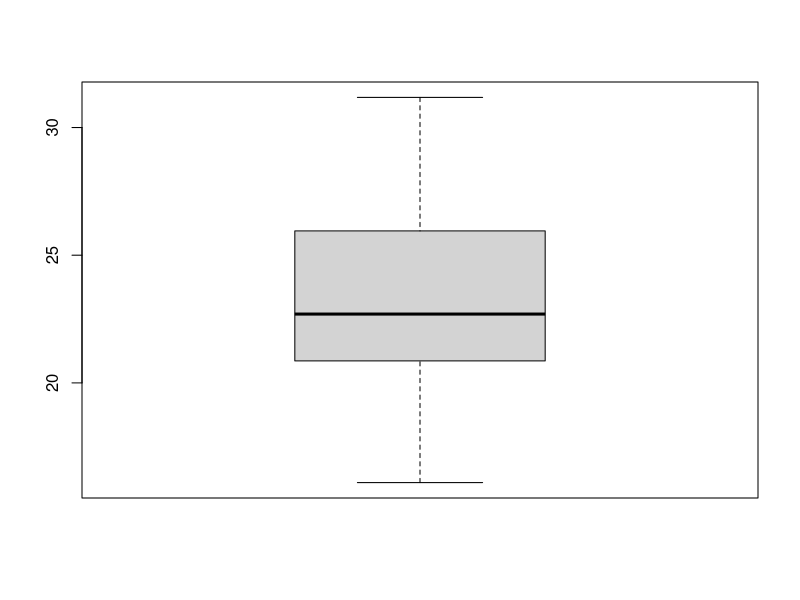
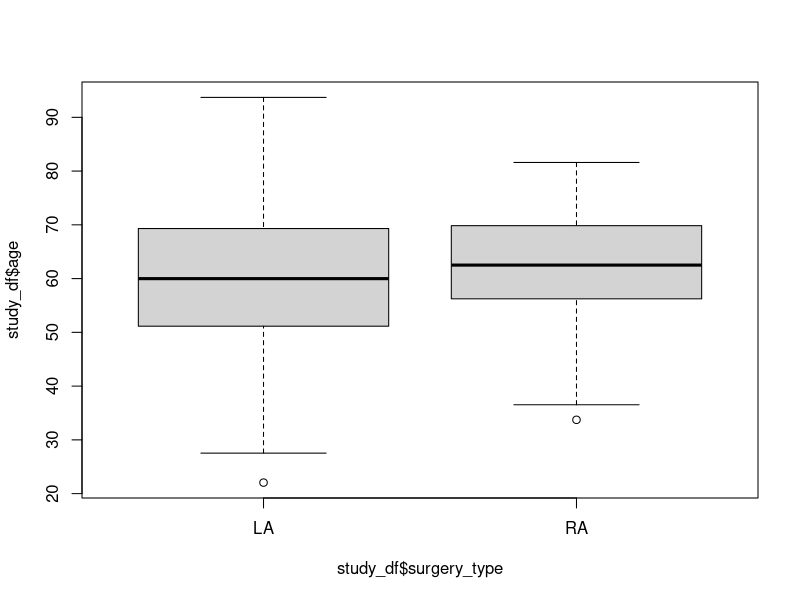
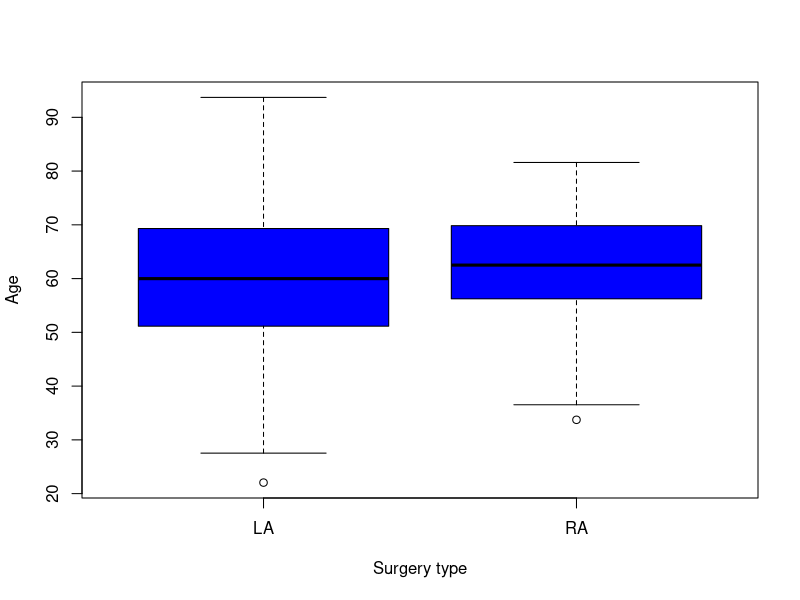
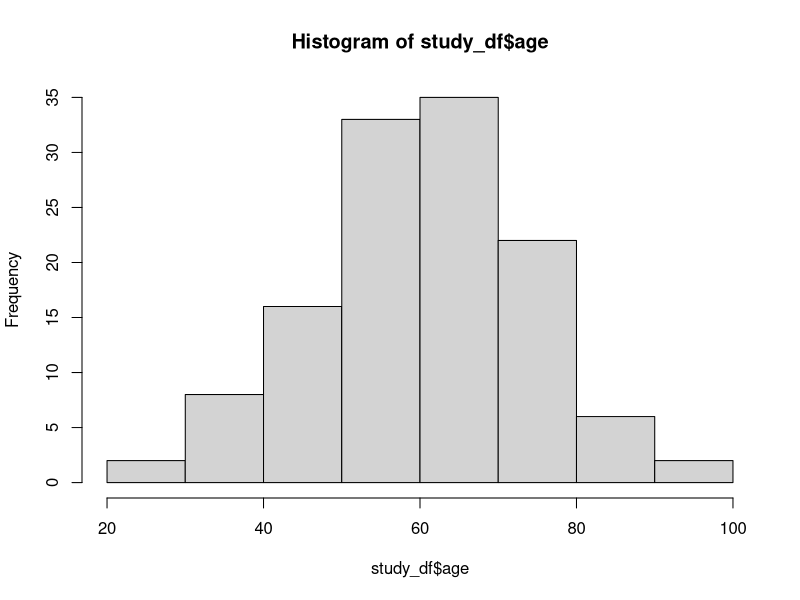
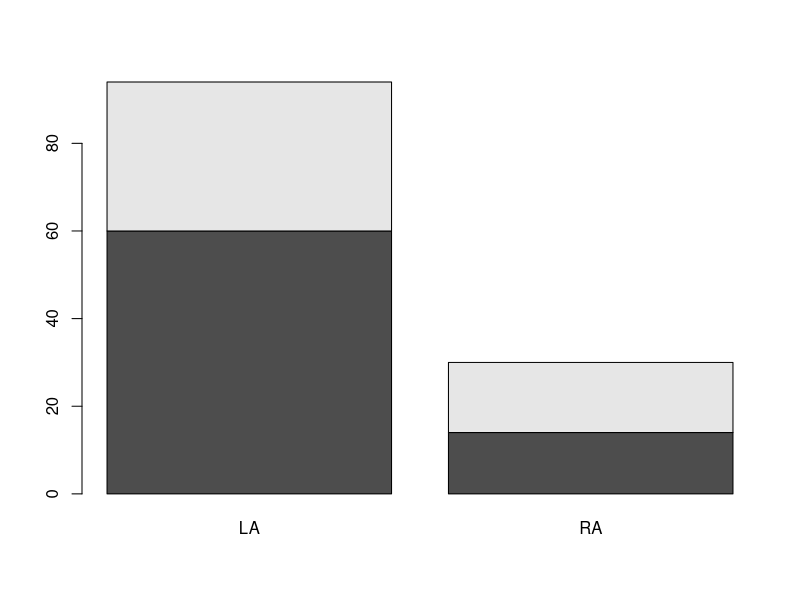
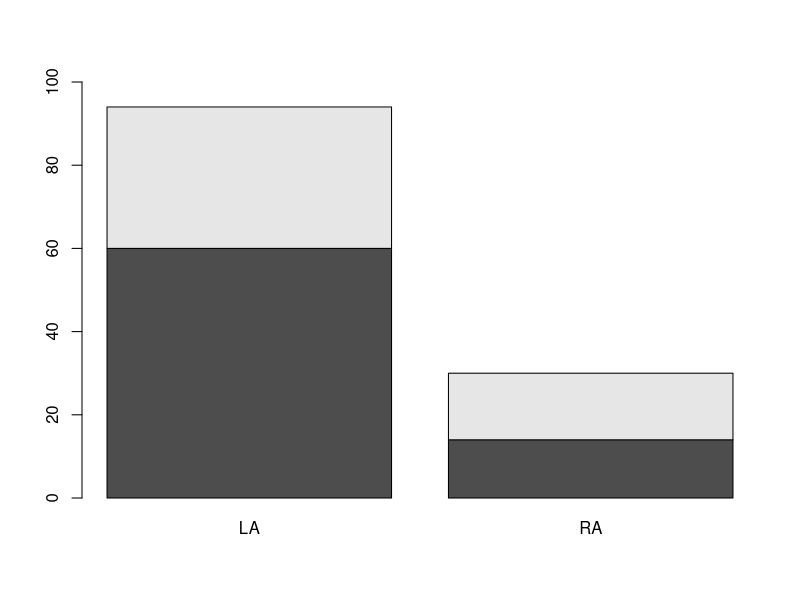
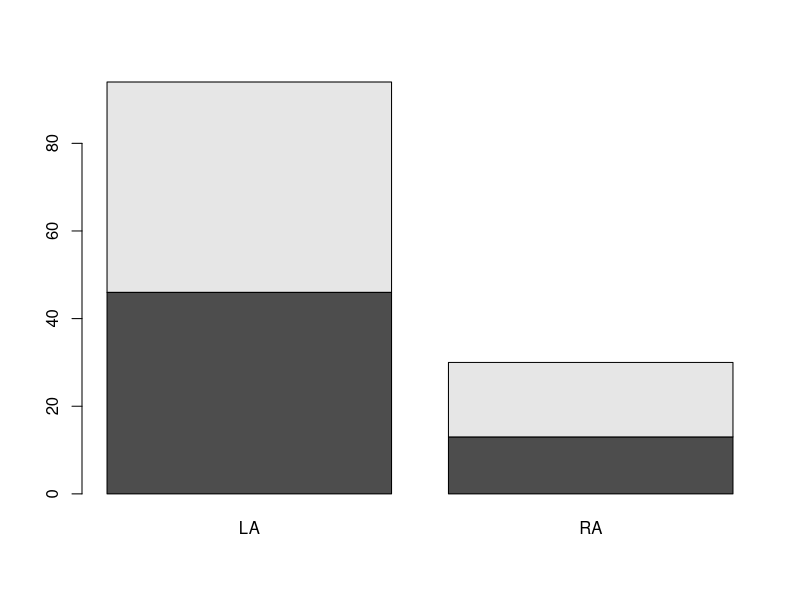
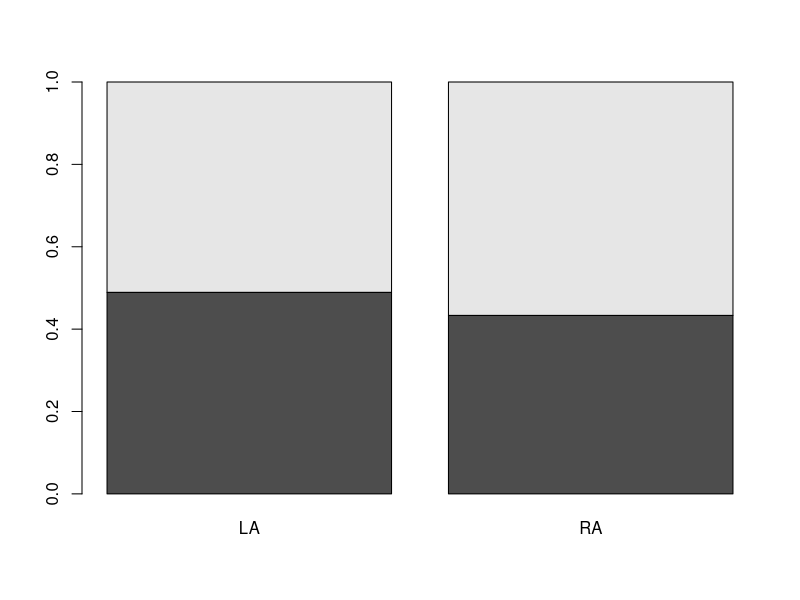

Reproduce these figures in R, in order.
## ---- chunk 1
knitr::opts_chunk$set(echo = TRUE)
## ---- chunk 2
getwd()
?getwd()

?setwd()
setwd("~/Dropbox/Teaching/MESEK_egitim/")
## ---- chunk 3
2 + 3
2 * 3
2 ^ 3
## ---- chunk 4
x <- 2
y <- 3

x + y

2*x - 10 * y

z <- x + y - 2 * x * y
z
## ---- chunk 5
str1 <- "Hello"
str2 <- "World"

paste(str1, str2)
## ---- chunk 6
# store a vector
height <- c(168, 177, 177, 177, 178, 172, 165, 171, 178, 170)
height

# print the second element
height[2]

# print from the 2nd to the 5th element
height[2:5]

# Define a vector as a sequence (1 to 10)
obs <- 1:10

# Perform a simple calculation using vectors (element-wise)
weight <- c(88, 72, 85, 52, 71, 69, 61, 61, 51, 75)

BMI <- weight / ((height / 100) ^ 2)
BMI
## ---- chunk 7
### appending to and deleting from a vector
# empty vector
my_vec <- c()
# append to vector
my_vec <- c(my_vec, 3)
my_vec
my_vec <- c(1, 2, my_vec)
my_vec

# delete an element
my_vec[2]
my_vec <- my_vec[-2]
my_vec
## ---- chunk 8
### simple descriptions of the vector
# length
length(height)

# sample mean
mean(height)
?mean

# sample variance/standard deviation
(s2 <- var(height))
sqrt(s2)

sd(height)

# median, range
median(height)

range(height)

# quantiles
#Q1
quantile(height, probs = 0.25)

#Q3
quantile(height, 0.75)


# 33rd and 66th percentiles
quantile(height, c(0.33, 0.66))

# summary
summary(height)

# correlation
cor(height, weight)
cor(height, weight, method = "spearman")

cor.test(height, weight)
## ---- chunk 9
### string vectors
eye_color <- c("blue", "green", "brown", "blue", "brown", 
               "blue", "blue", "green", "brown", "brown")

table(eye_color)
## ---- chunk 10
# create an all-zero matrix of 3 x 5
M0 <- matrix(0, nrow = 3, ncol = 5)
M0

# create aa matrix combining the previous variables rowwise
M <- rbind(obs, height, weight, BMI)
M

# create aa matrix combining the previous variables columnwise
M <- cbind(obs, height, weight, BMI)
M

class(M)

dim(M)
## ---- chunk 11
df <- data.frame(observation = obs,
                 height = height,
                 weight = weight,
                 BMI = BMI,
                 Gender = as.factor(rep(c("M", "F"), each = 5)))

class(df)
colnames(df)

head(df)
head(df, 3)
tail(df, 2)

# descriptive statistics
summary(df)

df$BMI
boxplot(df$BMI)
## ---- chunk 12
study_df <- read.csv("LA_vs_RA_data.csv")

head(study_df, 2)
## ---- chunk 13
study_df$gender <- as.factor(study_df$gender)
study_df$ethnicity <- as.factor(study_df$ethnicity)
study_df$ASA <- as.factor(study_df$ASA)
study_df$prev_abd_surgery <- as.factor(study_df$prev_abd_surgery)
study_df$conv2open <- as.factor(study_df$conv2open)
study_df$surgery_type <- as.factor(study_df$surgery_type)
## ---- chunk 14
summary(study_df)
## ---- chunk 15
boxplot(study_df$age~study_df$surgery_type)
boxplot(study_df$age~study_df$surgery_type,
        col = "blue", 
        xlab = "Surgery type", ylab = "Age")

hist(study_df$age)

t.test(study_df$age~study_df$surgery_type)
## ---- chunk 16
table(study_df$gender)

table(study_df$gender, study_df$surgery_type)

barplot(table(study_df$gender, study_df$surgery_type))
barplot(table(study_df$gender, study_df$surgery_type), ylim = c(0, 100))

chisq.test(table(study_df$gender, study_df$surgery_type))
## ---- chunk 17
tbl <- table(study_df$surgery_type, study_df$prev_abd_surgery)
tbl / rowSums(tbl)

barplot(t(tbl))
barplot(t(tbl / rowSums(tbl)))

chisq.test(tbl)
## ---- chunk 18
boxplot(study_df$procedure_duration~study_df$surgery_type)

hist(study_df$procedure_duration)

t.test(study_df$procedure_duration~study_df$surgery_type)
## ---- chunk 19
table(study_df$conv2open)

tbl <- table(study_df$conv2open, study_df$surgery_type)
tbl

barplot(tbl, ylim = c(0, 100))

chisq.test(tbl)
fisher.test(tbl)
